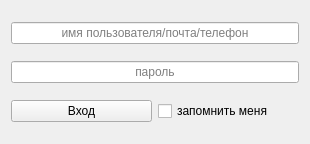
<?xml version="1.0" encoding="UTF-8"?>
<ui version="4.0">
 <class>Form</class>
 <widget class="QWidget" name="Form">
  <property name="geometry">
   <rect>
    <x>0</x>
    <y>0</y>
    <width>310</width>
    <height>144</height>
   </rect>
  </property>
  <layout class="QGridLayout" name="gridLayout">
   <item row="0" column="0" colspan="2">
    <widget class="QLineEdit" name="username_edit">
     <property name="alignment">
      <set>Qt::AlignCenter</set>
     </property>
     <property name="placeholderText">
      <string>имя пользователя/почта/телефон</string>
     </property>
    </widget>
   </item>
   <item row="1" column="0" colspan="2">
    <widget class="QLineEdit" name="password_edit">
     <property name="echoMode">
      <enum>QLineEdit::Password</enum>
     </property>
     <property name="alignment">
      <set>Qt::AlignCenter</set>
     </property>
     <property name="placeholderText">
      <string>пароль</string>
     </property>
    </widget>
   </item>
   <item row="2" column="0">
    <widget class="QPushButton" name="login_button">
     <property name="text">
      <string>Вход</string>
     </property>
    </widget>
   </item>
   <item row="2" column="1">
    <widget class="QCheckBox" name="remember_me_edit">
     <property name="text">
      <string>запомнить меня</string>
     </property>
    </widget>
   </item>
  </layout>
 </widget>
 <resources/>
 <connections/>
</ui>
